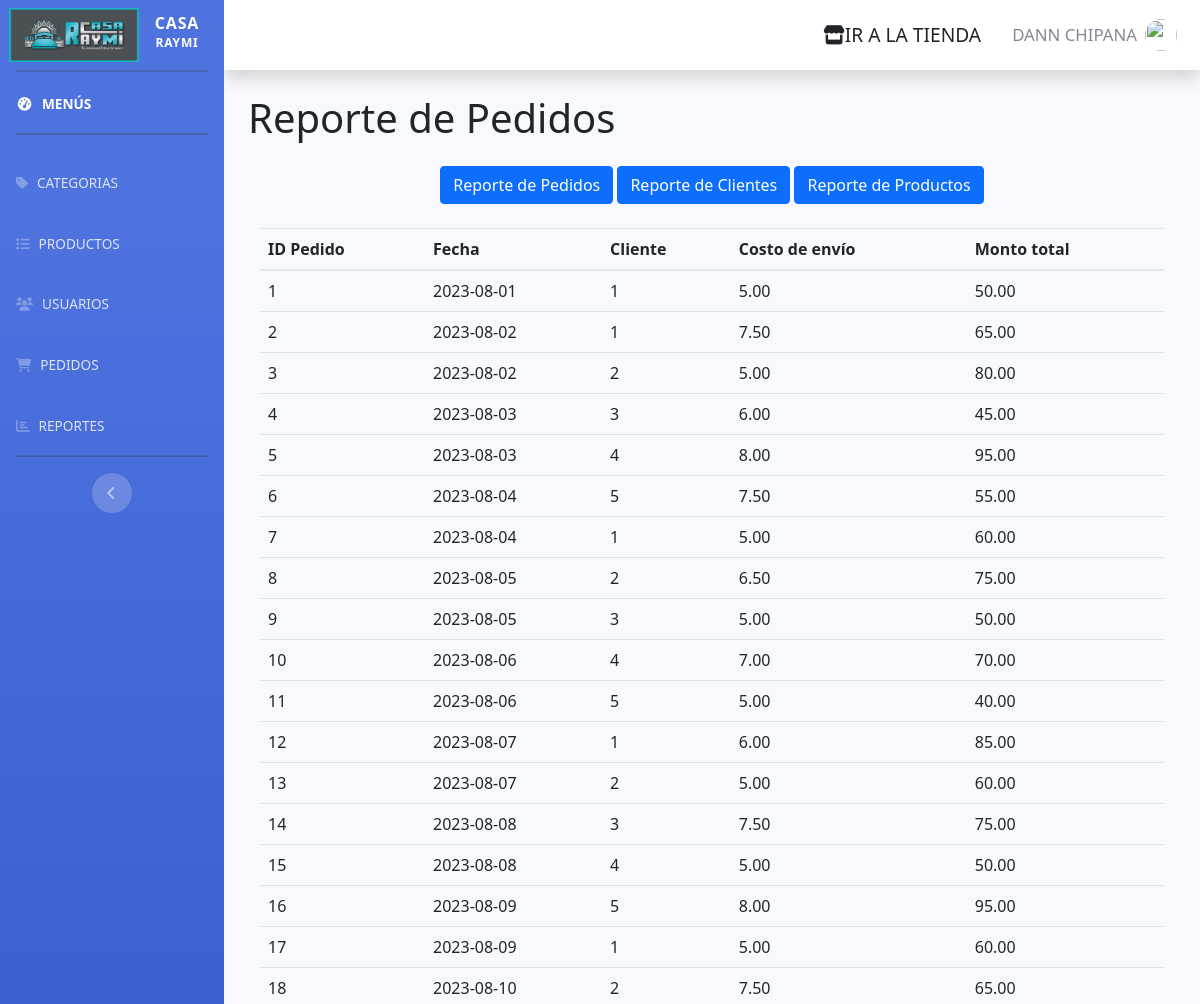
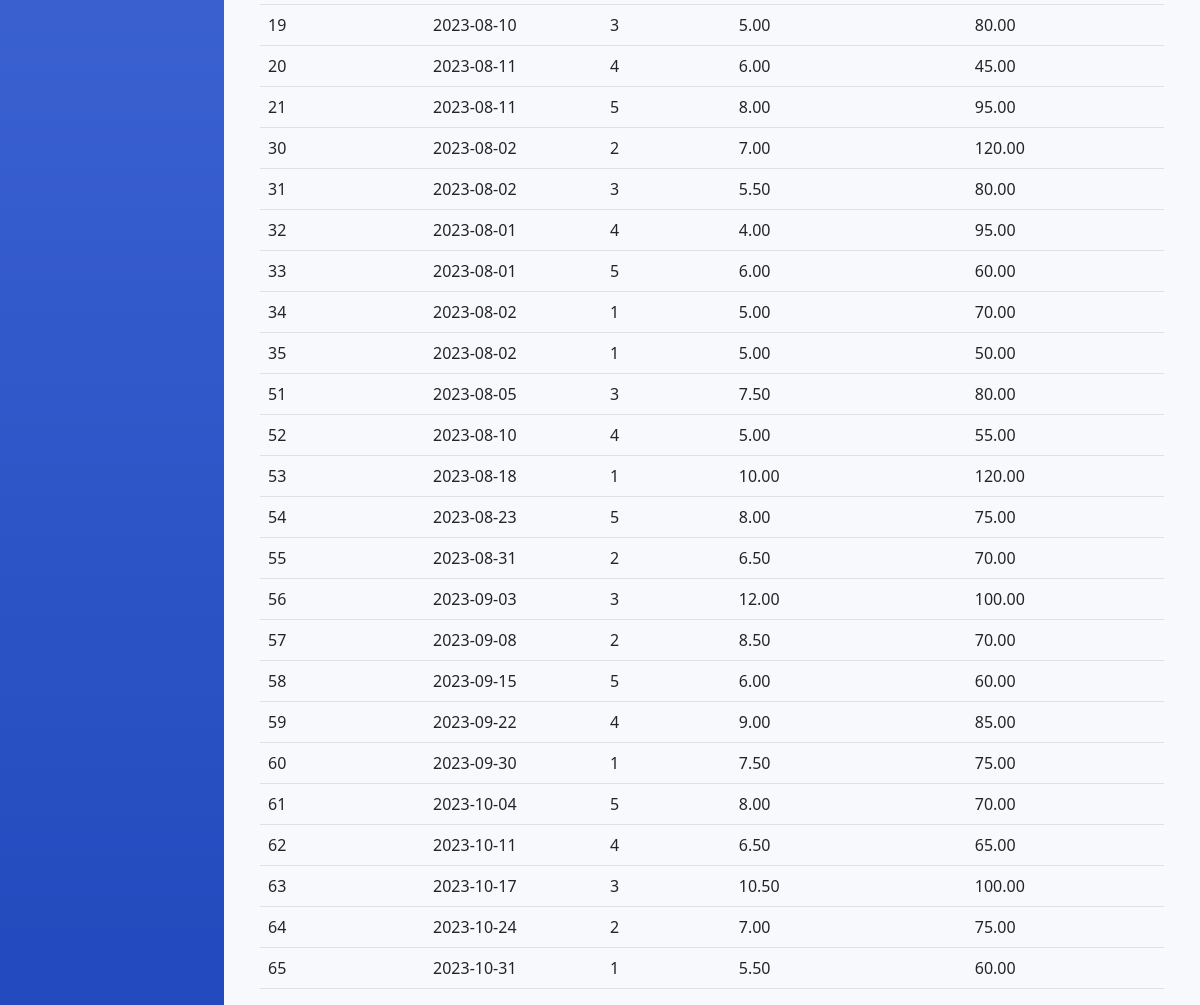
Page /admin/reportes.php?reporte=pedidos (signed in) on the committed database (2 pictures, top to bottom).
### tables this page shows
CREATE TABLE `pedidos` (
  `id` int(11) NOT NULL,
  `fecha` date NOT NULL,
  `costo_envio` decimal(12,2) NOT NULL,
  `monto` decimal(12,2) NOT NULL,
  `estado` varchar(20) NOT NULL DEFAULT '''Pendiente''',
  `tipo_pago` int(11) NOT NULL DEFAULT 1,
  `id_cliente` int(11) NOT NULL
);

### admin/reportes.php (the view, shortened to what this page needs)
<?php
require_once "../config/conexion.php";
$titulo_reporte = 'Reporte de Pedidos';
if (isset($_GET['reporte'])) {
    $tipo_reporte = $_GET['reporte'];
    switch ($tipo_reporte) {
        case 'pedidos':
            $titulo_reporte = 'Reporte de Pedidos';
            $query = "SELECT * FROM pedidos";
            break;
    }
    $results_per_page = 80;
    if (isset($_GET['page'])) {
        $page = $_GET['page'];
    } else {
        $page = 1;
    }
    $start_index = ($page - 1) * $results_per_page;
    $query .= " LIMIT $start_index, $results_per_page";
    $result = mysqli_query($conexion, $query);
}
include("includes/header.php");
?>
<!DOCTYPE html>
<html lang="en">
<head>
    <link rel="stylesheet" href="assets/css/styles.css">
    <link rel="stylesheet" href="assets/css/estilos.css">
</head>
<body>
    <div class="container">
        <h1><?php echo $titulo_reporte; ?></h1>
        <div class="text-center mt-4">
        <a href="reportes.php?reporte=pedidos" class="btn btn-primary">Reporte de Pedidos</a>
        <a href="reportes.php?reporte=clientes" class="btn btn-primary">Reporte de Clientes</a>
        <a href="reportes.php?reporte=productos" class="btn btn-primary">Reporte de Productos</a>
        </div>
        <?php
        if (isset($_GET['reporte'])) {
            ?>
            <div class="container mt-4">
                <table class="table">
                    <thead>
                        <tr>
                            <?php
                            switch ($tipo_reporte) {
                                case 'pedidos':
                                    echo '<th>ID Pedido</th>
                                    <th>Fecha</th>
                                    <th>Cliente</th>
                                    <th>Costo de envío</th>
                                    <th>Monto total</th>';
                                    break;
                            }
                            ?>
                        </tr>
                    </thead>
                    <tbody>
                        <?php
                        while ($data = mysqli_fetch_assoc($result)) {
                            ?>
                            <tr>
                                <?php
                                switch ($tipo_reporte) {
                                    case 'pedidos':
                                        echo '<td>' . $data['id'] . '</td>
                                        <td>' . $data['fecha'] . '</td>
                                        <td>' . $data['id_cliente'] . '</td>
                                        <td>' . $data['costo_envio'] . '</td>
                                        <td>' . $data['monto'] . '</td>';
                                        break;
                                }
                                ?>
                            </tr>
                            <?php
                        }
                        ?>
                    </tbody>
                </table>
            </div>
            <?php
        }
        ?>
    </div>
</body>
</html>

### rows in the picture
pedidos: id "1", fecha "2023-08-01", id_cliente "1", costo_envio "5.00", monto "50.00"
pedidos: id "2", fecha "2023-08-02", id_cliente "1", costo_envio "7.50", monto "65.00"
pedidos: id "3", fecha "2023-08-02", id_cliente "2", costo_envio "5.00", monto "80.00"
pedidos: id "4", fecha "2023-08-03", id_cliente "3", costo_envio "6.00", monto "45.00"
pedidos: id "5", fecha "2023-08-03", id_cliente "4", costo_envio "8.00", monto "95.00"
pedidos: id "6", fecha "2023-08-04", id_cliente "5", costo_envio "7.50", monto "55.00"
pedidos: id "7", fecha "2023-08-04", id_cliente "1", costo_envio "5.00", monto "60.00"
pedidos: id "8", fecha "2023-08-05", id_cliente "2", costo_envio "6.50", monto "75.00"
pedidos: id "9", fecha "2023-08-05", id_cliente "3", costo_envio "5.00", monto "50.00"
pedidos: id "10", fecha "2023-08-06", id_cliente "4", costo_envio "7.00", monto "70.00"
pedidos: id "11", fecha "2023-08-06", id_cliente "5", costo_envio "5.00", monto "40.00"
pedidos: id "12", fecha "2023-08-07", id_cliente "1", costo_envio "6.00", monto "85.00"
pedidos: id "13", fecha "2023-08-07", id_cliente "2", costo_envio "5.00", monto "60.00"
pedidos: id "14", fecha "2023-08-08", id_cliente "3", costo_envio "7.50", monto "75.00"
pedidos: id "15", fecha "2023-08-08", id_cliente "4", costo_envio "5.00", monto "50.00"
pedidos: id "16", fecha "2023-08-09", id_cliente "5", costo_envio "8.00", monto "95.00"
pedidos: id "17", fecha "2023-08-09", id_cliente "1", costo_envio "5.00", monto "60.00"
pedidos: id "18", fecha "2023-08-10", id_cliente "2", costo_envio "7.50", monto "65.00"
pedidos: id "19", fecha "2023-08-10", id_cliente "3", costo_envio "5.00", monto "80.00"
pedidos: id "20", fecha "2023-08-11", id_cliente "4", costo_envio "6.00", monto "45.00"
pedidos: id "21", fecha "2023-08-11", id_cliente "5", costo_envio "8.00", monto "95.00"
pedidos: id "30", fecha "2023-08-02", id_cliente "2", costo_envio "7.00", monto "120.00"
pedidos: id "31", fecha "2023-08-02", id_cliente "3", costo_envio "5.50", monto "80.00"
pedidos: id "32", fecha "2023-08-01", id_cliente "4", costo_envio "4.00", monto "95.00"
pedidos: id "33", fecha "2023-08-01", id_cliente "5", costo_envio "6.00", monto "60.00"
pedidos: id "34", fecha "2023-08-02", id_cliente "1", costo_envio "5.00", monto "70.00"
pedidos: id "35", fecha "2023-08-02", id_cliente "1", costo_envio "5.00", monto "50.00"
pedidos: id "51", fecha "2023-08-05", id_cliente "3", costo_envio "7.50", monto "80.00"
pedidos: id "52", fecha "2023-08-10", id_cliente "4", costo_envio "5.00", monto "55.00"
pedidos: id "53", fecha "2023-08-18", id_cliente "1", costo_envio "10.00", monto "120.00"
pedidos: id "54", fecha "2023-08-23", id_cliente "5", costo_envio "8.00", monto "75.00"
pedidos: id "55", fecha "2023-08-31", id_cliente "2", costo_envio "6.50", monto "70.00"
pedidos: id "56", fecha "2023-09-03", id_cliente "3", costo_envio "12.00", monto "100.00"
pedidos: id "57", fecha "2023-09-08", id_cliente "2", costo_envio "8.50", monto "70.00"
pedidos: id "58", fecha "2023-09-15", id_cliente "5", costo_envio "6.00", monto "60.00"
pedidos: id "59", fecha "2023-09-22", id_cliente "4", costo_envio "9.00", monto "85.00"
pedidos: id "60", fecha "2023-09-30", id_cliente "1", costo_envio "7.50", monto "75.00"
pedidos: id "61", fecha "2023-10-04", id_cliente "5", costo_envio "8.00", monto "70.00"
pedidos: id "62", fecha "2023-10-11", id_cliente "4", costo_envio "6.50", monto "65.00"
pedidos: id "63", fecha "2023-10-17", id_cliente "3", costo_envio "10.50", monto "100.00"
pedidos: id "64", fecha "2023-10-24", id_cliente "2", costo_envio "7.00", monto "75.00"
pedidos: id "65", fecha "2023-10-31", id_cliente "1", costo_envio "5.50", monto "60.00"

### other values in the picture
$_SESSION['nombre'] "DANN CHIPANA"
$titulo_reporte "Reporte de Pedidos"
